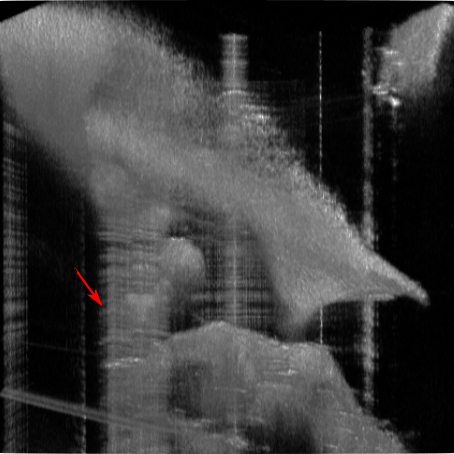
#> input picture Images/unprocessed_3d.png, 454 x 454 px
$ python illustration.py
#> lines starting #> are read from the running program, lines starting #| are printed output that depends on the picture
# -*- coding: utf-8 -*-
# @Time    : 2021-09-29 1:58 p.m.
# @Author  : young wang
# @FileName: illustration.py
# @Software: PyCharm

import matplotlib
from matplotlib import pyplot as plt

if __name__ == '__main__':
    plt.close('all')
    # Customize matplotlib params
    matplotlib.rcParams.update(
        {
            'font.size': 30,
            'text.usetex': False,
            'font.family': 'sans-serif',
            'mathtext.fontset': 'stix',
        }
    )

    fig,ax = plt.subplots(1,2, figsize=(16,9), constrained_layout = True)
    before = plt.imread('../Images/unprocessed_3d.png')
#> before is the input picture: shape (454, 454, 4) float32; mean R, G, B, A 0.237, 0.236, 0.236, 0.999
    after = plt.imread('../Images/processed_3d.png')
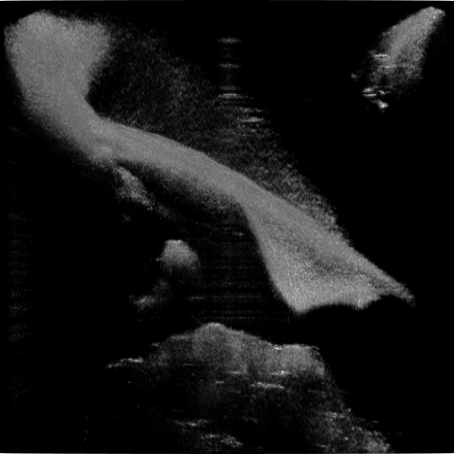
#> input picture Images/processed_3d.png, 454 x 454 px
#> after is the input picture: shape (454, 454, 4) float32; mean R, G, B, A 0.0863, 0.0863, 0.0863, 0.999

    ax[0].set_title('(a)')
    ax[0].imshow(before)
    ax[0].annotate('', xy=(380, 180), xycoords='data',
                   xytext=(410, 140), textcoords='data', fontsize=30,
                   color='red', fontname='Arial',
                   arrowprops=dict(facecolor='red', shrink=0.025))
    ax[0].set_axis_off()
    # ax[0].text(x = 5, y = 435, s = 'standard\nprocessing', color = 'white',
    #            weight='bold',
    #            transform = ax[0].transData)
    ax[1].set_title('(b)')

    ax[1].imshow(after)
    # ax[1].text(x = 5, y = 435, s = 'enhanced', color = 'white',
    #            weight='bold',
    #            transform = ax[1].transData)
    ax[1].set_axis_off()

    plt.show()
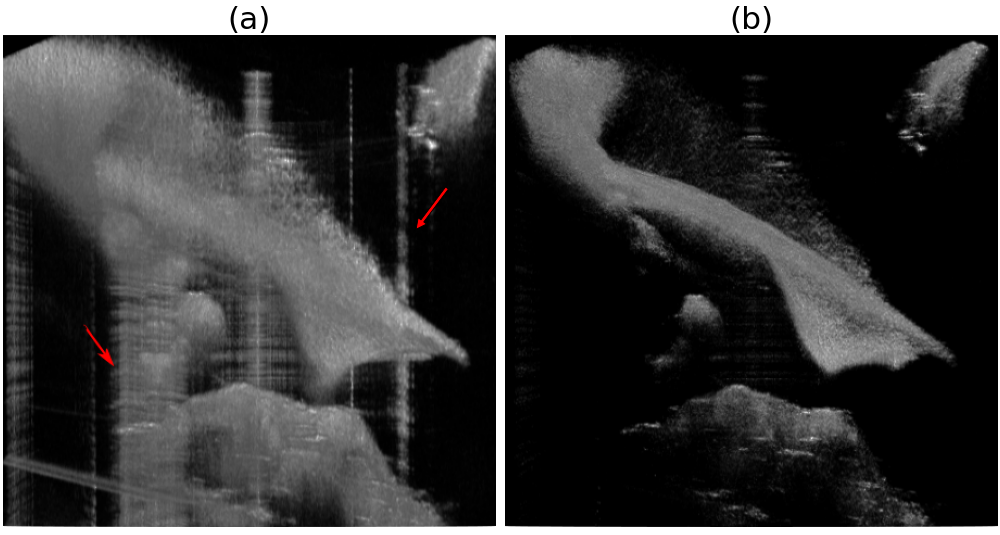
#> figure drawn by matplotlib, 2 panels

    fig.savefig('../Images/illustration.jpeg',
                dpi = 800,
                transparent=True,format = 'jpeg')
